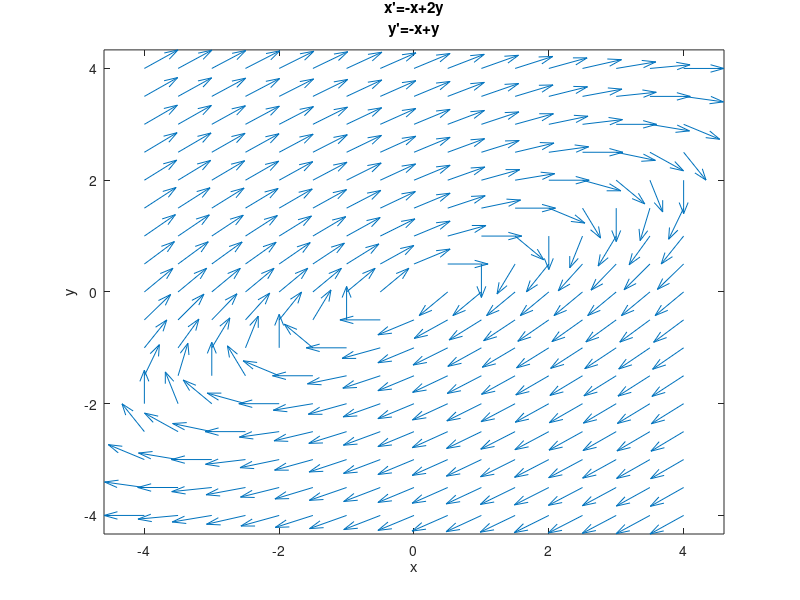

This chart was generated by the following MATLAB code:
% Definir el sistema lineal autónomo plano
A = [-1 2; -1 1]; % Matriz del sistema

% Crear una grilla para el campo de direcciones
[x, y] = meshgrid(-4:0.5:4, -4:0.5:4);

% Calcular las derivadas para cada punto de la grilla
u = A(1,1)*x + A(1,2)*y;
v = A(2,1)*x + A(2,2)*y;

% Normalizar las flechas para que todas tengan la misma longitud
normas = sqrt(u.^2 + v.^2);
u = u ./ normas;
v = v ./ normas;

% Graficar el campo de direcciones
quiver(x, y, u, v);
axis tight;
xlabel('x');
ylabel('y');
title({'x''=-x+2y', 'y''=-x+y'});
